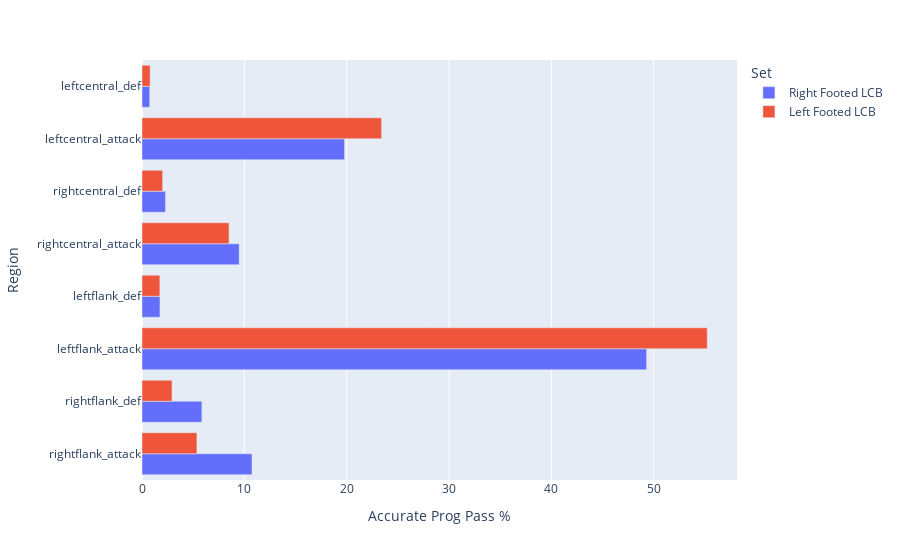

Notebook source saved alongside this figure:
### Code cell
# data_reg = [['Right Flank Attack', 7.2727272727272725, 'RRRL'],
#             ['Right Flank Attack',10.58601134215501, 'RRLL'],
#             ['Right Flank Def', 10.875045012603529, 'RRRL'],
#             ['Right Flank Def', 6.301197227473219, 'RRLL'],
#             ['Left Flank Attack', 37.27043572200216, 'RRRL'],
#             ['Left Flank Attack', 43.28922495274102, 'RRLL'],
#             ['Left Flank Def', 3.456967951026287, 'RRRL'],
#             ['Left Flank Def', 2.898550724637681, 'RRLL'],
#             ['Right Central Attack', 12.171407994238386, 'RRRL'],
#             ['Right Central Attack', 12.917454316320102, 'RRLL'],
#             ['Right Central Def', 6.1937342455887645, 'RRRL'],
#             ['Right Central Def', 5.16698172652804, 'RRLL'],
#             ['Left Central Attack', 13.215700396110911, 'RRRL'],
#             ['Left Central Attack', 18.021424070573406, 'RRLL'],
#             ['Left Central Def', 0.4681310767014764, 'RRRL'],
#             ['Left Central Def', 0.8191556395715185, 'RRLL']]
three_five_lcb_lf_data = list(zip(regions,three_five_lcb_lf_region_per))
three_five_lcb_lf_data_reg = [list(i) + ["Left Footed LCB"] for i in three_five_lcb_lf_data]
three_five_lcb_rf_data = list(zip(regions,three_five_lcb_rf_region_per))
three_five_lcb_rf_data_reg = [list(i) + ["Right Footed LCB"] for i in three_five_lcb_rf_data]
data_reg = three_five_lcb_rf_data_reg + three_five_lcb_lf_data_reg
reg = pd.DataFrame(data_reg, columns = ['Region', 'Accurate Prog Pass %', 'Set'])
fig = px.bar(reg, x="Accurate Prog Pass %", y="Region", color='Set', barmode='group', orientation='h')
fig.show()

### Figure 1 — Plotly figure (JSON) as saved in the notebook; plotly's stock layout.template omitted (floating-point values rounded to 4 significant figures)
{"data": [{"alignmentgroup": "True", "hovertemplate": "Set=Right Footed LCB<br>Accurate Prog Pass %=%{x}<br>Region=%{y}<extra></extra>", "legendgroup": "Right Footed LCB", "marker": {"color": "#636efa"}, "name": "Right Footed LCB", "offsetgroup": "Right Footed LCB", "orientation": "h", "showlegend": true, "textposition": "auto", "type": "bar", "x": [10.75, 5.853, 49.31, 1.754, 9.497, 2.3, 19.79, 0.7515], "xaxis": "x", "y": ["rightflank_attack", "rightflank_def", "leftflank_attack", "leftflank_def", "rightcentral_attack", "rightcentral_def", "leftcentral_attack", "leftcentral_def"], "yaxis": "y"}, {"alignmentgroup": "True", "hovertemplate": "Set=Left Footed LCB<br>Accurate Prog Pass %=%{x}<br>Region=%{y}<extra></extra>", "legendgroup": "Left Footed LCB", "marker": {"color": "#EF553B"}, "name": "Left Footed LCB", "offsetgroup": "Left Footed LCB", "orientation": "h", "showlegend": true, "textposition": "auto", "type": "bar", "x": [5.364, 2.936, 55.23, 1.746, 8.507, 2.016, 23.41, 0.7935], "xaxis": "x", "y": ["rightflank_attack", "rightflank_def", "leftflank_attack", "leftflank_def", "rightcentral_attack", "rightcentral_def", "leftcentral_attack", "leftcentral_def"], "yaxis": "y"}], "layout": {"autosize": true, "barmode": "group", "legend": {"title": {"text": "Set"}, "tracegroupgap": 0}, "margin": {"t": 60}, "xaxis": {"anchor": "y", "autorange": true, "domain": [0, 1], "range": [0, 58.14], "title": {"text": "Accurate Prog Pass %"}, "type": "linear"}, "yaxis": {"anchor": "x", "autorange": true, "domain": [0, 1], "range": [-0.5, 7.5], "title": {"text": "Region"}, "type": "category"}}}
